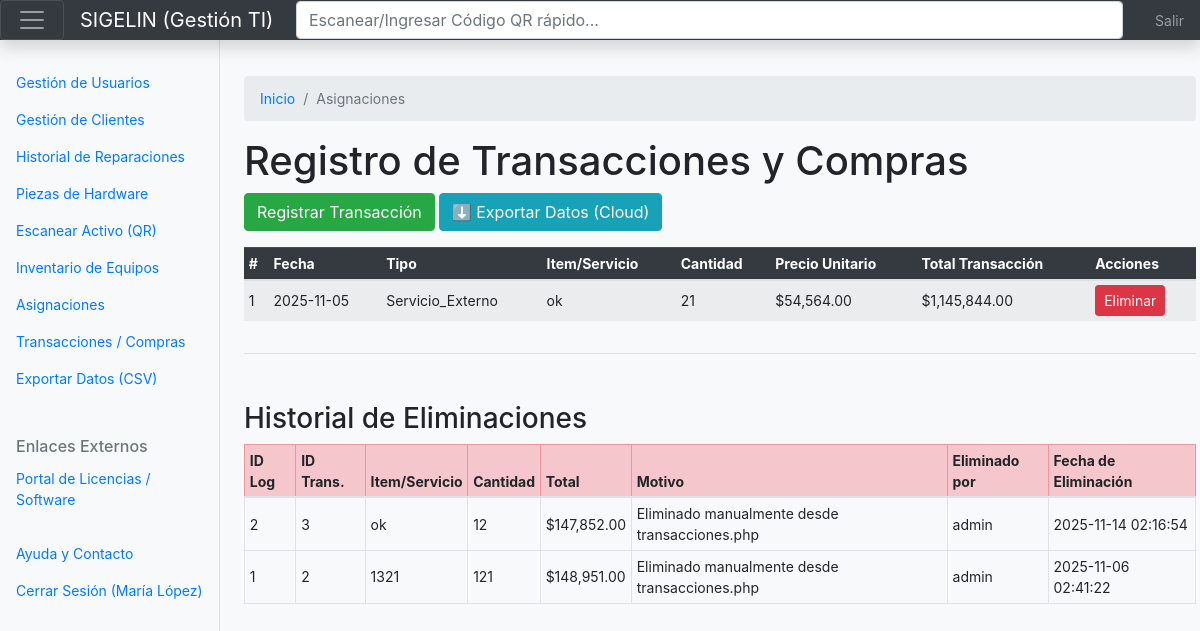
Page /transacciones.php (signed in) on the committed database.
### tables this page shows
CREATE TABLE IF NOT EXISTS `detalletransaccion` (
  `id_detalle_transaccion` int NOT NULL AUTO_INCREMENT,
  `id_transaccion` int DEFAULT NULL,
  `nombre_item` varchar(255) DEFAULT NULL,
  `cantidad` int DEFAULT NULL,
  `precio_unitario` decimal(10,2) DEFAULT NULL,
  PRIMARY KEY (`id_detalle_transaccion`),
  KEY `id_transaccion` (`id_transaccion`)
);

CREATE TABLE IF NOT EXISTS `transaccion` (
  `id_transaccion` int NOT NULL AUTO_INCREMENT,
  `fecha` date NOT NULL,
  `total` decimal(10,2) NOT NULL,
  `metodo_pago` enum('Efectivo','Tarjeta','Transferencia','Otro') DEFAULT NULL,
  `id_cliente` int DEFAULT NULL,
  `id_usuario_sistema` int DEFAULT NULL,
  `tipo_transaccion` varchar(50) DEFAULT NULL,
  PRIMARY KEY (`id_transaccion`),
  KEY `id_cliente` (`id_cliente`),
  KEY `id_usuario_sistema` (`id_usuario_sistema`)
);

CREATE TABLE IF NOT EXISTS `logeliminaciontransaccion` (
  `id_log` int NOT NULL AUTO_INCREMENT,
  `id_transaccion` int DEFAULT NULL,
  `nombre_item` varchar(255) DEFAULT NULL,
  `cantidad` int DEFAULT NULL,
  `precio_unitario` decimal(10,2) DEFAULT NULL,
  `total` decimal(10,2) DEFAULT NULL,
  `motivo` varchar(255) DEFAULT NULL,
  `eliminado_por` varchar(100) DEFAULT NULL,
  `fecha_eliminacion` timestamp NULL DEFAULT CURRENT_TIMESTAMP,
  PRIMARY KEY (`id_log`)
);

### includes/auth_check.php (called while the page is built, shortened)
<?php
$CURRENT_USER_ROL = $_SESSION['user_rol'];
?>

### transacciones.php (the view, shortened to what this page needs)
<?php
require_once 'includes/auth_check.php';
$db = new Database();
$conn = $db->dbConnection();
$stmt = $conn->prepare("
    SELECT
        dt.id_detalle_transaccion, t.fecha, dt.nombre_item, dt.cantidad, dt.precio_unitario, t.total, t.tipo_transaccion
    FROM
        detalletransaccion dt
    INNER JOIN transaccion t ON dt.id_transaccion = t.id_transaccion
    ORDER BY t.fecha DESC
");
$stmt->execute();
$transacciones = $stmt->fetchAll(PDO::FETCH_ASSOC);
?>
<!doctype html>
<html lang="es">
<?php require_once 'includes/head.php'; ?>
<body>
<?php require_once 'includes/header.php'; ?>
<div class="container-fluid">
    <div class="row">
        <?php require_once 'includes/sidebar.php'; ?>
        <main class="col-md-9 ms-sm-auto col-lg-10 px-4">
            <nav aria-label="breadcrumb" class="mt-3">
              <ol class="breadcrumb">
                <li class="breadcrumb-item"><a href="index.php">Inicio</a></li>
                <li class="breadcrumb-item active" aria-current="page">Asignaciones</li>
              </ol>
            </nav>
            <h1 class="mt-3">Registro de Transacciones y Compras</h1>
            <a href="agregar_transaccion.php" class="btn btn-success mb-3">Registrar Transacción</a>
            <a href="exportar_transacciones.php" class="btn btn-info mb-3 ms-2">⬇️ Exportar Datos (Cloud)</a>
            <div class="table-responsive">
                <table class="table table-striped table-sm">
                    <thead class="table-dark">
                        <tr>
                            <th>#</th>
                            <th>Fecha</th>
                            <th>Tipo</th>
                            <th>Item/Servicio</th>
                            <th>Cantidad</th>
                            <th>Precio Unitario</th>
                            <th>Total Transacción</th>
                            <th>Acciones</th>
                        </tr>
                    </thead>
                    <tbody>
                        <?php foreach ($transacciones as $t): ?>
                            <tr>
                                <td><?= $t['id_detalle_transaccion']; ?></td>
                                <td><?= $t['fecha']; ?></td>
                                <td><?= htmlspecialchars($t['tipo_transaccion'] ?? ''); ?></td>
                                <td><?= htmlspecialchars($t['nombre_item'] ?? ''); ?></td>
                                <td><?= $t['cantidad']; ?></td>
                                <td>$<?= number_format($t['precio_unitario'], 2); ?></td>
                                <td>$<?= number_format($t['total'], 2); ?></td>
                                <td>
                                    <?php if ($CURRENT_USER_ROL == 'administrador'): ?>
                                        <a href="transacciones.php?delete_id=<?= $t['id_detalle_transaccion']; ?>"
                                           class="btn btn-sm btn-danger"
                                           onclick="return confirm('⚠️ Advertencia: Se procederá a borrar este registro.\n\nEl registro quedará en el historial de auditoría.\n\n¿Desea continuar?')">
                                            Eliminar
                                        </a>
                                    <?php else: ?>
                                        <span class="badge bg-secondary">N/A</span>
                                    <?php endif; ?>
                                </td>
                            </tr>
                        <?php endforeach; ?>
                    </tbody>
                </table>
            </div>
            <hr>
            <h3 class="mt-5">Historial de Eliminaciones</h3>
            <div class="table-responsive">
                <table class="table table-bordered table-sm">
                    <thead class="table-danger">
                        <?php
                        $stmtLog = $conn->prepare("SELECT * FROM logeliminaciontransaccion ORDER BY fecha_eliminacion DESC");
                        $stmtLog->execute();
                        $logs = $stmtLog->fetchAll(PDO::FETCH_ASSOC);
                        ?>
                        <tr>
                            <th>ID Log</th>
                            <th>ID Trans.</th>
                            <th>Item/Servicio</th>
                            <th>Cantidad</th>
                            <th>Total</th>
                            <th>Motivo</th>
                            <th>Eliminado por</th>
                            <th>Fecha de Eliminación</th>
                        </tr>
                    </thead>
                    <tbody>
                        <?php
                        if ($logs):
                            foreach ($logs as $log):
                        ?>
                            <tr>
                                <td><?= $log['id_log']; ?></td>
                                <td><?= $log['id_transaccion']; ?></td>
                                <td><?= htmlspecialchars($log['nombre_item'] ?? ''); ?></td>
                                <td><?= $log['cantidad']; ?></td>
                                <td>$<?= number_format($log['total'], 2); ?></td>
                                <td><?= htmlspecialchars($log['motivo'] ?? ''); ?></td>
                                <td><?= htmlspecialchars($log['eliminado_por'] ?? ''); ?></td>
                                <td><?= $log['fecha_eliminacion']; ?></td>
                            </tr>
                        <?php
                            endforeach;
                        else:
                            echo "<tr><td colspan='8' class='text-center'>No hay eliminaciones registradas.</td></tr>";
                        endif;
                        ?>
                    </tbody>
                </table>
            </div>
        </main>
    </div>
</div>
</body>
</html>

### css/dashboard.css (style rules this page uses)
body { font-size: 0.875rem; background-color: #f8f9fa; }
.table td, .table th { vertical-align: middle; }
@media (min-width: 768px) { main { margin-left: 220px; padding-top: 20px; } }

### rows in the picture
detalletransaccion: id_detalle_transaccion "1", id_transaccion.fecha "2025-11-05", id_transaccion.tipo_transaccion "Servicio_Externo", nombre_item "ok", cantidad "21", precio_unitario "54,564.00", id_transaccion.total "1,145,844.00"
logeliminaciontransaccion: id_log "2", id_transaccion "3", nombre_item "ok", cantidad "12", total "147,852.00", motivo "Eliminado manualmente desde transacciones.php", eliminado_por "admin", fecha_eliminacion "2025-11-14 02:16:54"
logeliminaciontransaccion: id_log "1", id_transaccion "2", nombre_item "1321", cantidad "121", total "148,951.00", motivo "Eliminado manualmente desde transacciones.php", eliminado_por "admin", fecha_eliminacion "2025-11-06 02:41:22"

### other values in the picture
$_SESSION['user_nombre'] "María López"
